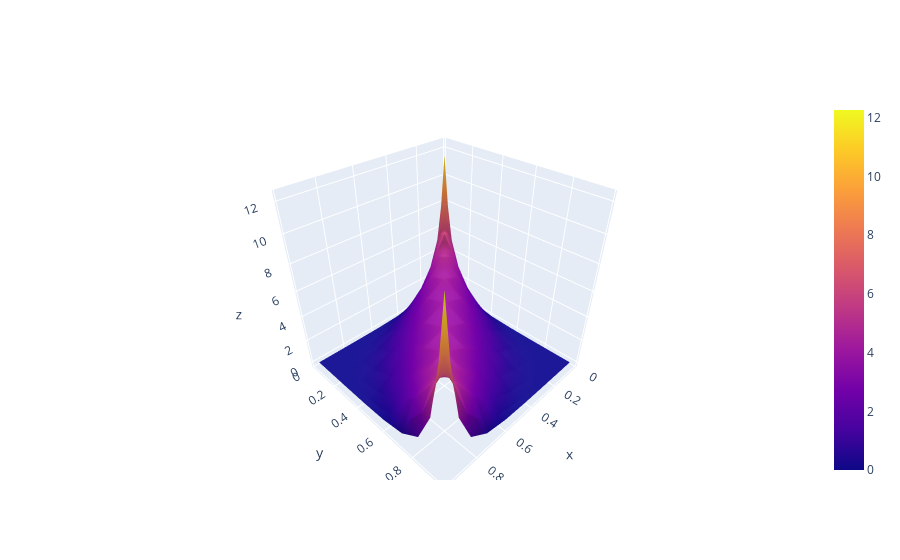

The notebook cell saved with this chart:
### Code cell
fig = go.Figure(data =
    go.Surface(
        z=(np.array(results)/(RS_law.pdf(grids[:,0])*RF_law.pdf(grids[:,1]))).reshape(12,12),
        x=RS_law.cdf(rs_arr), # horizontal axis
        y=RF_law.cdf(rf_arr) # vertical axis
    ))
fig.show()

### Figure 1 — Plotly figure (JSON) as saved in the notebook; plotly's stock layout.template omitted (floating-point values rounded to 4 significant figures; data arrays with more than 128 entries replaced by an {"elided": "..."} marker saying what was removed)
{"data": [{"type": "surface", "x": [0.02275, 0.05088, 0.1016, 0.1817, 0.2927, 0.4279, 0.5721, 0.7073, 0.8183, 0.8984, 0.9491, 0.9772], "y": [0.02275, 0.05088, 0.1016, 0.1817, 0.2927, 0.4279, 0.5721, 0.7073, 0.8183, 0.8984, 0.9491, 0.9772], "z": {"elided": "12x12 float values"}}], "layout": {}}
